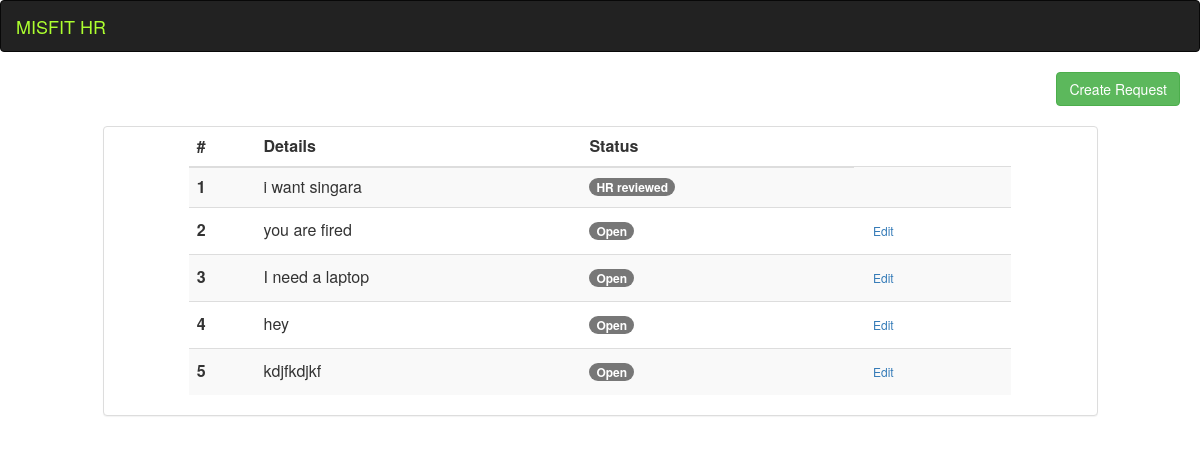
Page /requests (signed in) on the earlier database version.
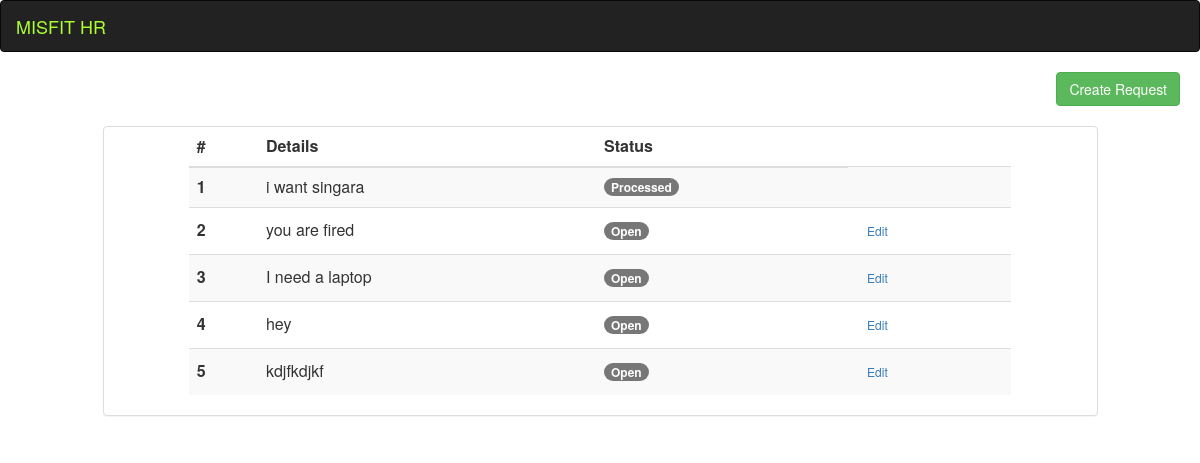
Same page on the later database version.
### hr_app/models.py (models this page shows)
class Request(models.Model):
    statuses = (
        ('1', 'Open'),
        ('2', 'HR Reviewed'),
        ('3', 'Processed')
    )
    details = models.CharField(max_length=255)
    requester = models.ForeignKey(User, on_delete=models.CASCADE, related_name= '%(class)s_requester_id')
    processor = models.ForeignKey(User, on_delete=models.SET_NULL, blank = True, null=True, related_name= '%(class)s_request_processor_id')
    status = models.CharField(max_length=20, choices=statuses, default='1')

### hr_app/views.py (the view)
# urls.py: path('requests', views.request, name = 'request'),
def request(request):
    if 'user' in request.session:
        data = {}
        user = User.objects.get(id=request.session['user'])
        if request.method == 'POST':
            req = Request(details=request.POST['request_details'], requester_id=user.id, status='1')
            req.save()
            return JsonResponse({'request_saved': True})
        data['user'] = user
        if user.type == '1':
            requests = Request.objects.filter(requester=user)
        elif user.type == '2':
            requests = Request.objects.all()
        else:
            requests = Request.objects.filter(status='2')
        for idx, req in enumerate(requests):
            print(idx, req.requester)
            requests[idx].requested_user = User.objects.get(id=req.requester.id)
            if req.processor:
                requests[idx].processor_user = User.objects.get(id=req.processor.id)
        data['requests'] = requests
        return render(request, 'request.html', data)
    else:
        return HttpResponseRedirect('/')

### hr_app/models.py (called while the page is built)
    def __str__(self):
        return self.name + ' - ' + self.email

### hr_app/templates/request.html (shortened to what this page needs)
{% extends 'index.html' %}
{% load bootstrap3 %}
{% block body_content %}
    {% if user.type == '1' %}
    <a href="#createRequestModal" data-toggle="modal" type="button" class="btn btn-success pull-right" style="margin-right: 20px; margin-bottom: 20px;">Create Request</a>
    {% endif %}
    <div class="row">
        <div class="col-md-10 col-md-offset-1">
            <div class="panel panel-default">
                <div class="row">
                    <div class="col-md-10 col-md-offset-1">
                        <table class="table table-striped">
              <thead>
                <tr>
                  <th scope="col">#</th>
                  <th scope="col"> Details</th>
                  <th scope="col">Status</th>
                </tr>
              </thead>
              <tbody>
                {% for request in requests %}
                    <tr>
                    <th scope="row"> {{ forloop.counter }} </th>
                    <td>{{ request.details }}</td>
                    <td>
                        {% if request.status == '1' %}
                        <span class="badge badge-primary">Open</span>
                        {% elif request.status == '2' %}
                        <span class="badge badge-info">HR reviewed</span>
                        {% else %}
                        <span class="badge badge-success">Processed</span> <br>
                        {% endif %}
                    </td>
                    <td>
                        {% if user.type == '1' and request.status == '1'%}
                        <a href="{% url 'hr:updateRequest' request.id %}" class="btn btn-sm">
                            Edit
                        </a>
                        {% endif %}
                    </td>
                    </tr>
                {% endfor %}
              </tbody>
            </table>
                    </div>
                </div>
            </div>
        </div>
    </div>
{% endblock %}

Differences in the rows shown:
changed Request "i want singara": status "HR reviewed" → "Processed"
